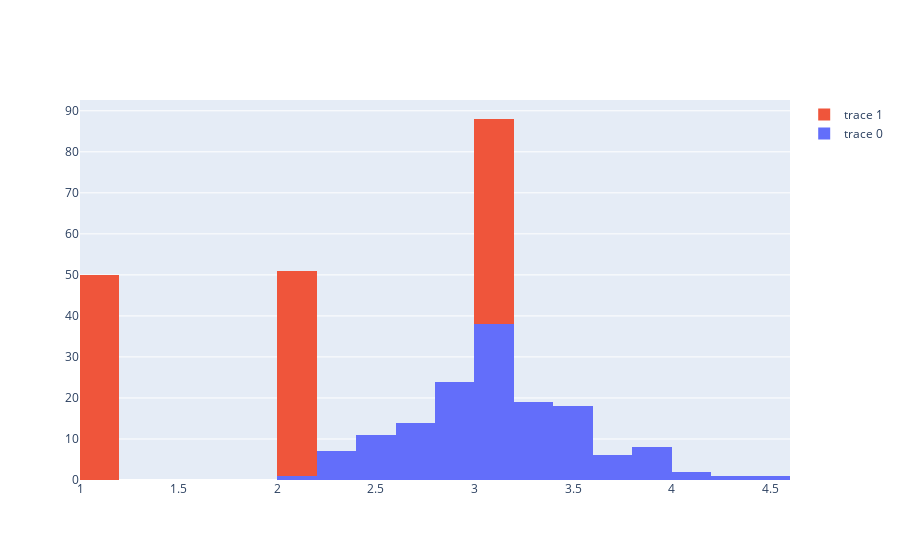

Here is the notebook cell this chart was saved with:
### Code cell
import plotly.graph_objects as go
import plotly.express as px
df = px.data.iris()
fig = go.Figure()
fig.add_trace(go.Histogram(x=df['sepal_width']))
fig.add_trace(go.Histogram(x=df['species_id']))
fig.update_layout(barmode='stack')
fig.show()

### Figure 1 — Plotly figure (JSON) as saved in the notebook; plotly's stock layout.template omitted (floating-point values rounded to 4 significant figures; data arrays with more than 128 entries replaced by an {"elided": "..."} marker saying what was removed)
{"data": [{"type": "histogram", "x": {"elided": "150 float values"}}, {"type": "histogram", "x": {"elided": "150 int values"}}], "layout": {"barmode": "stack"}}
